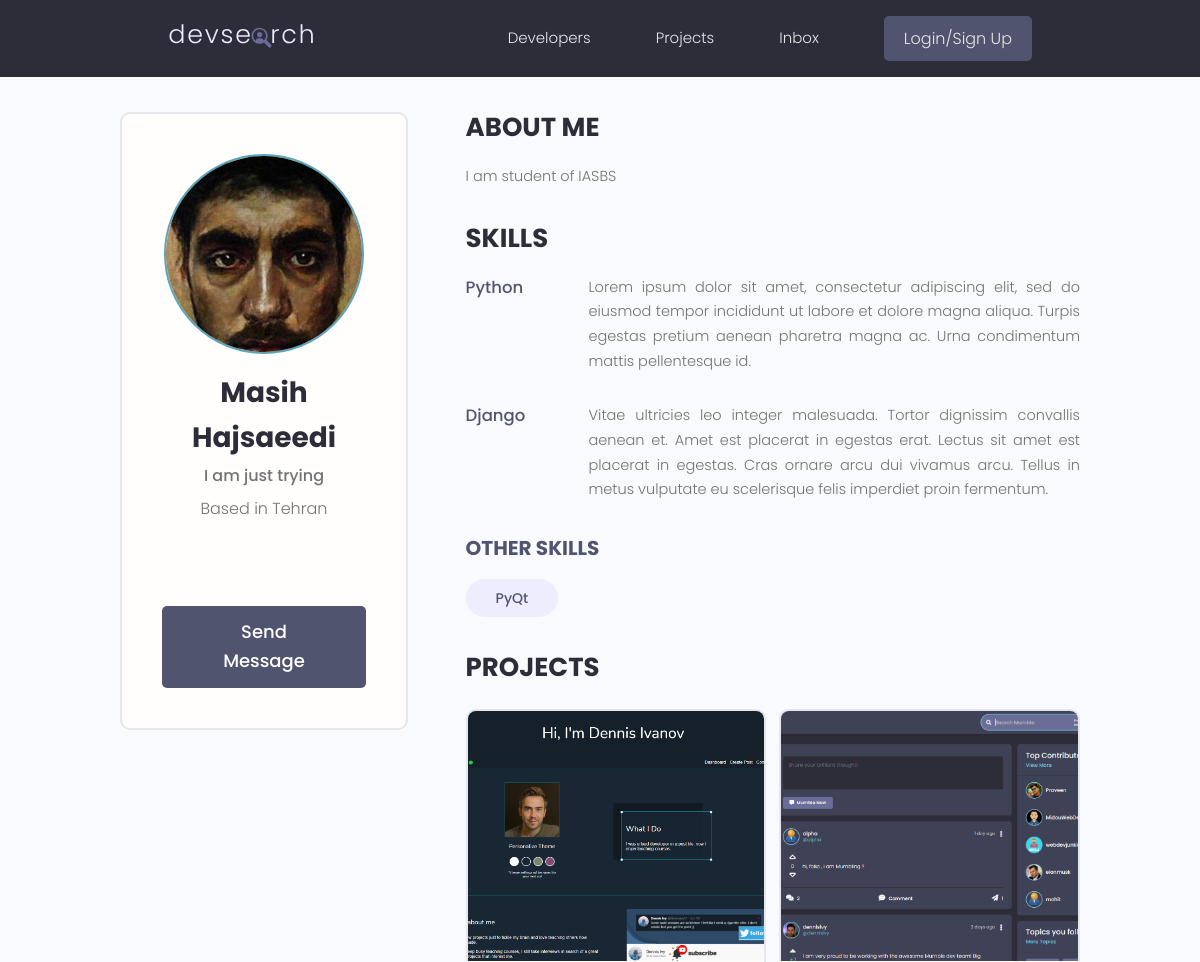
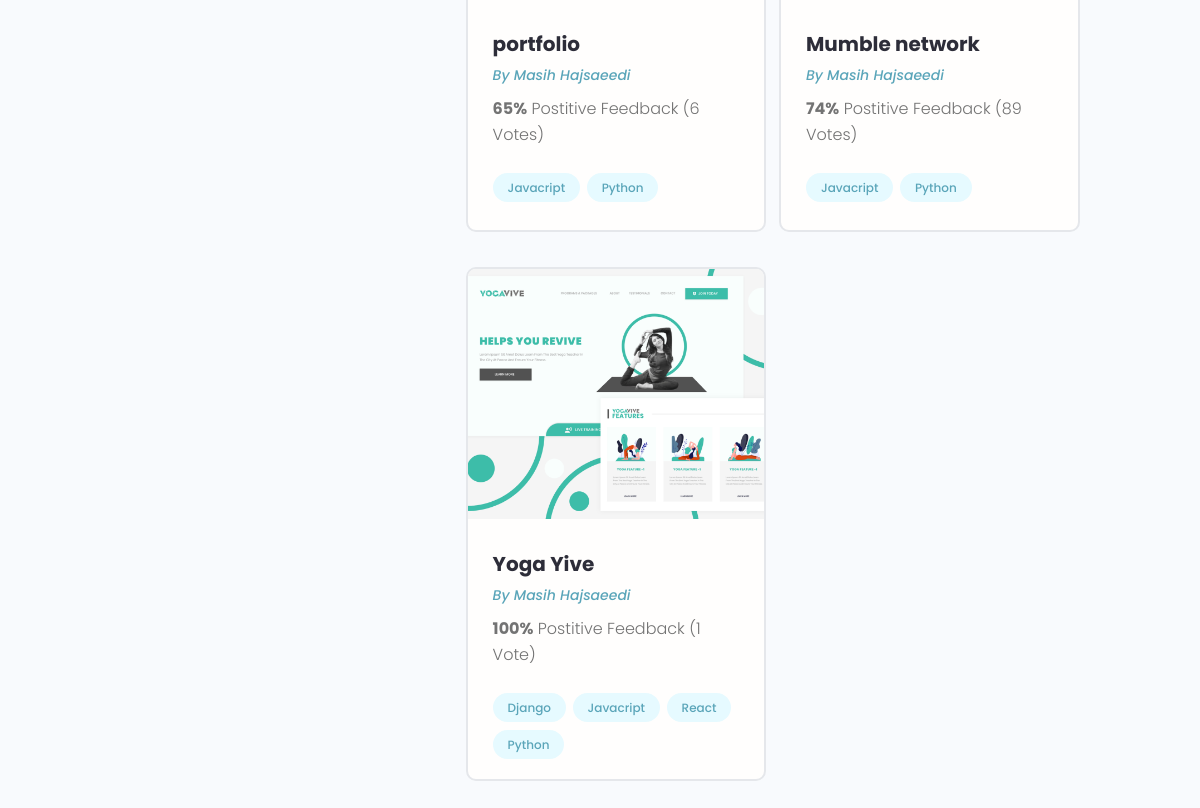
Page /profile/cf2e8592-e9a0-4fb7-9c13-87b04790bfd5/ on the earlier database version (2 pictures, top to bottom).
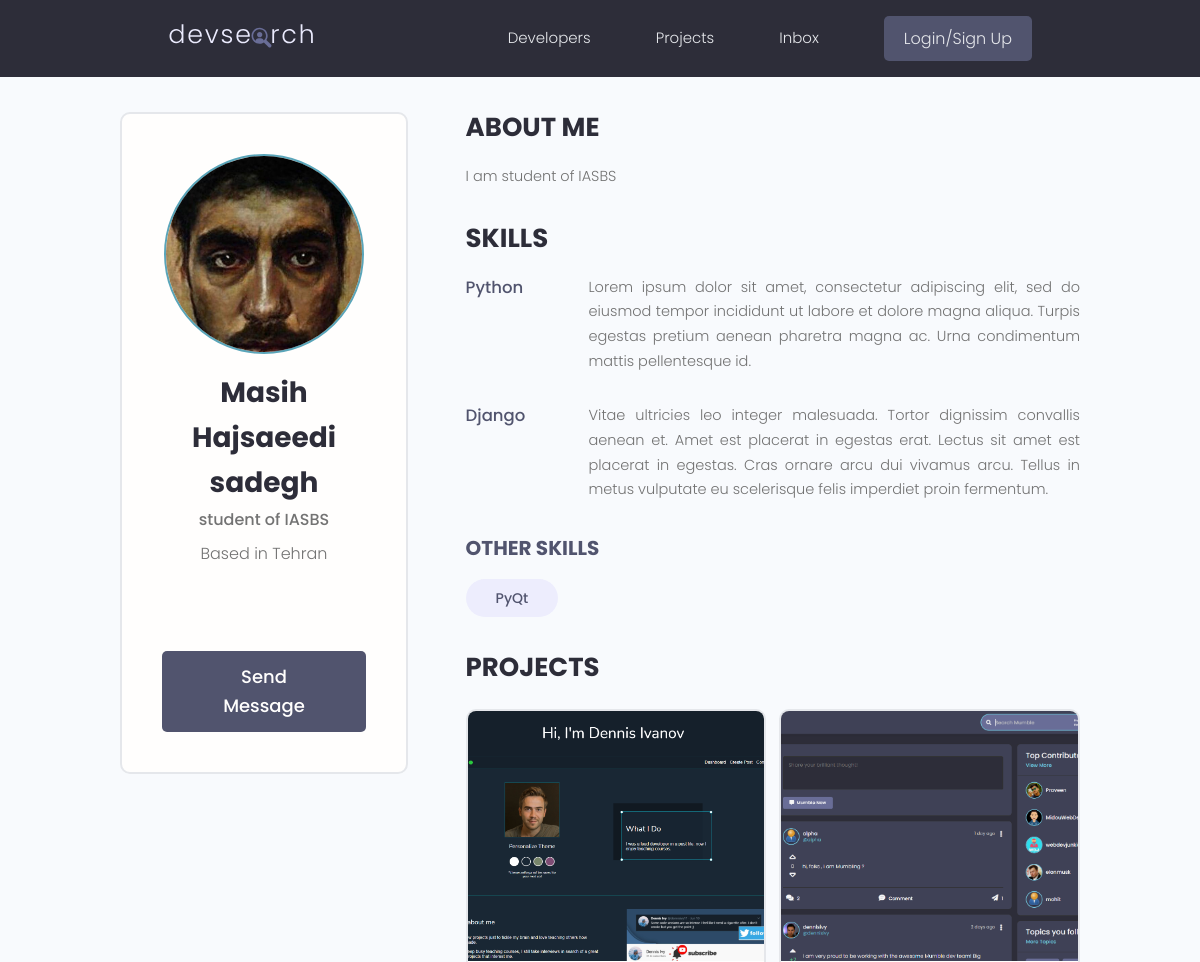
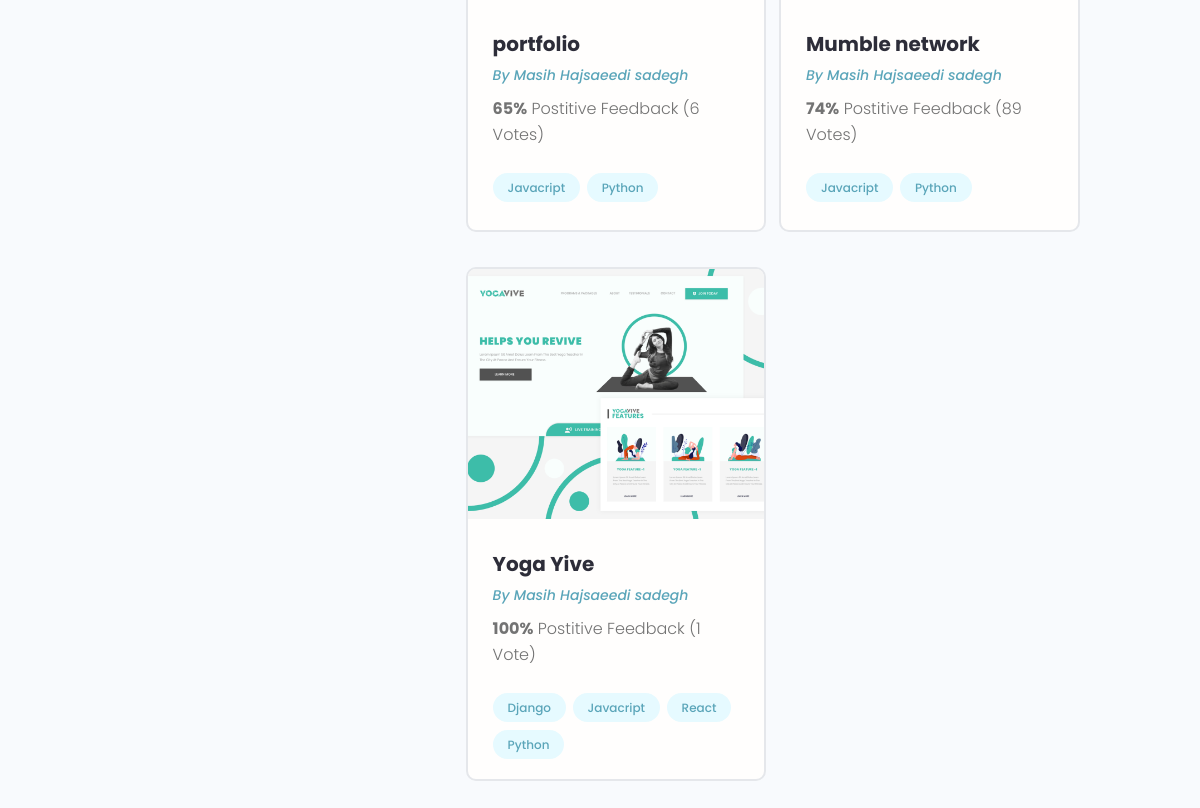
Same page on the later database version (2 pictures, top to bottom).
### users/models.py (models this page shows, shortened)
class Profile(models.Model):
    user = models.OneToOneField(User, on_delete=models.CASCADE, null=True, blank=True)
    name = models.CharField(max_length=200, null=True, blank=True)
    email = models.EmailField(max_length=500, null=True, blank=True)
    username = models.CharField(max_length=200, null=True, blank=True)
    location = models.CharField(max_length=200, null=True, blank=True)
    short_intro = models.CharField(max_length=200, null=True, blank=True)
    bio = models.TextField(null=True, blank=True)
    profile_image = models.ImageField(null=True, blank=True, upload_to='profiles/', default='profiles/user-default.png')
    social_github = models.CharField(max_length=200, null=True, blank=True)
    social_twitter = models.CharField(max_length=200, null=True, blank=True)
    social_linkedin = models.CharField(max_length=200, null=True, blank=True)
    social_youtube = models.CharField(max_length=200, null=True, blank=True)
    social_website = models.CharField(max_length=200, null=True, blank=True)
    created = models.DateTimeField(auto_now_add=True)
    id = models.UUIDField(default=uuid.uuid4, unique=True, primary_key=True, editable=False)

### projects/models.py (models this page shows, shortened)
class Project(models.Model):
    owner = models.ForeignKey(Profile, null=True, blank=True, on_delete=models.SET_NULL)
    title = models.CharField(max_length=200)
    description = models.TextField(null=True, blank= True) # null is for database and blank is for django
    featured_image = models.ImageField(null=True, blank= True, default='default.jpg')
    demo_link = models.CharField(max_length=2000, null=True, blank=True)
    source_link = models.CharField(max_length=2000, null=True, blank=True)
    tags = models.ManyToManyField('Tag', blank=True)
    vote_total = models.IntegerField(default=0, null=True, blank=True)
    vote_ratio = models.IntegerField(default=0, null=True, blank=True)
    created = models.DateTimeField(auto_now_add=True)
    id = models.UUIDField(default=uuid.uuid4, unique=True, primary_key=True, editable=False)

### users/views.py (the view)
# urls.py: path('profile/<str:pk>/', views.user_profile, name='user-profile'),
def user_profile(request, pk):
    profile = Profile.objects.get(id=pk)
    top_skills = profile.skill_set.exclude(description__exact="")
    other_skills = profile.skill_set.filter(description="")
    context = {'profile':profile, 'top_skills':top_skills, 'other_skills':other_skills}
    return render(request, 'users/user-profile.html', context)

### projects/models.py (called while the page is built)
    def __str__(self):
        return self.name

### users/models.py (called while the page is built)
    def __str__(self):
        return str(self.name)

### users/templates/users/user-profile.html (shortened to what this page needs)
{% extends 'main.html' %}
{% block content %}
<main class="profile my-md">
    <div class="container">
      <div class="layout">
        <div class="column column--1of3">
          <div class="card text-center">
            <div class="card__body dev">
              <img class="avatar avatar--xl" src="{{ profile.profile_image.url }}" />
              <h2 class="dev__name">{{profile.name}}</h2>
              <p class="dev__title">{{profile.short_intro}}</p>
              <p class="dev__location">Based in {{profile.location}}</p>
              <ul class="dev__social">
              </ul>
              <a href="#" class="btn btn--sub btn--lg">Send Message </a>
            </div>
          </div>
        </div>
        <div class="column column--2of3">
          <div class="devInfo">
            <h3 class="devInfo__title">About Me</h3>
            <p class="devInfo__about">{{profile.bio}}</p>
          </div>
          <div class="devInfo">
            <h3 class="devInfo__title">Skills</h3>
            <div class="devInfo__skills">
                {% for skill in top_skills %}
                <div class="devSkill">
                    <h4 class="devSkill__title">{{skill.name}}</h4>
                    <p class="devSkill__info">
                    {{skill.description}}
                    </p>
                </div>
                {% endfor %}
              <h3 class="devInfo__subtitle">Other Skills</h3>
              <div class="devInfo__otherSkills">
                {% for skill in other_skills %}
                <span class="tag tag--pill tag--sub tag--lg">
                  <small>{{skill}}</small>
                </span>
                {% endfor %}
              </div>
            </div>
          </div>
          <div class="devInfo">
            <h3 class="devInfo__title">Projects</h3>
            <div class="grid grid--two">
                {% for project in profile.project_set.all %}
                <div class="column">
                    <div class="card project">
                    <a href="{% url 'project' project.id %}" class="project">
                        <img class="project__thumbnail" src="{{project.featured_image.url}}" alt="project thumbnail" />
                        <div class="card__body">
                        <h3 class="project__title">{{project.title}}</h3>
                        <p><a class="project__author" href="{% url 'user-profile' project.owner.id %}">By {{project.owner.name}}</a></p>
                        <p class="project--rating">
                            <span style="font-weight: bold;">{{project.vote_ratio}}%</span> Postitive
                            Feedback ({{project.vote_total}} Vote{{project.vote_total|pluralize:"s"}})
                        </p>
                        <div class="project__tags">
                            {% for tag in project.tags.all %}
                            <span class="tag tag--pill tag--main">
                            <small>{{tag}}</small>
                            </span>
                            {% endfor %}
                        </div>
                        </div>
                    </a>
                    </div>
                </div>
                {% endfor %}
            </div>
          </div>
        </div>
      </div>
    </div>
  </main>
{% endblock content %}

Differences in the rows shown:
changed Profile "Tehran": name "Masih Hajsaeedi" → "Masih Hajsaeedi sadegh"; short_intro "I am just trying" → "student of IASBS"
changed through a linked row, Project "portfolio": owner.name "Masih Hajsaeedi" → "Masih Hajsaeedi sadegh"
changed through a linked row, Project "Mumble network": owner.name "Masih Hajsaeedi" → "Masih Hajsaeedi sadegh"
changed through a linked row, Project "Yoga Yive": owner.name "Masih Hajsaeedi" → "Masih Hajsaeedi sadegh"
